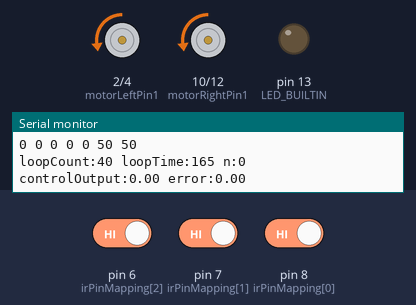
This sketch was run on a simulated Arduino Uno, built with avr-gcc and run on an emulated ATmega328P. On the bench: motor-driver pin pairs drawn as motors (green arrow = first pin HIGH = forward, orange = second pin HIGH = backward, longer = more drive, scaled by the enable pin), output pins drawn as LEDs (lit = HIGH), the last lines printed to the serial monitor. The inputs (shaded band) are chosen by the test bench; at power-on: pin 8 (irPinMapping[0]) HIGH, pin 6 (irPinMapping[2]) HIGH, pin 7 (irPinMapping[1]) HIGH.

Above: at 3.2 s.
3.3 s: pin 8 (irPinMapping[0]) driven LOW
At 4.6 s:
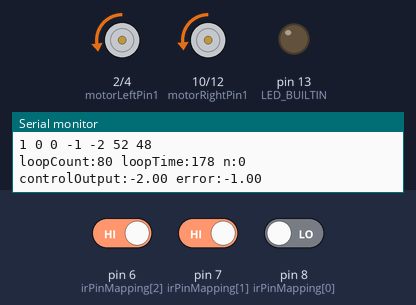
4.9 s: pin 6 (irPinMapping[2]) driven LOW
At 5.9 s:
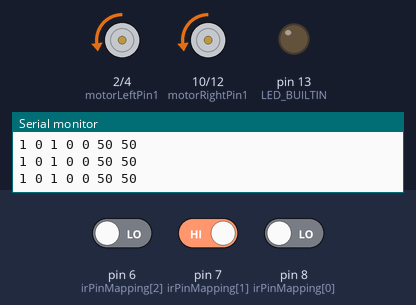
6.5 s: pin 8 (irPinMapping[0]) driven HIGH
At 7.0 s:
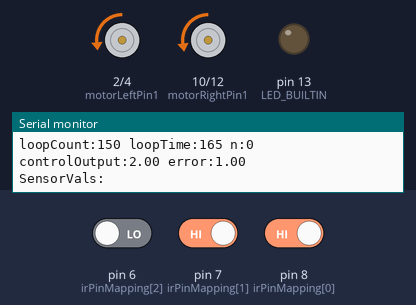
9.5 s: pin 6 (irPinMapping[2]) driven HIGH
At 10.3 s:
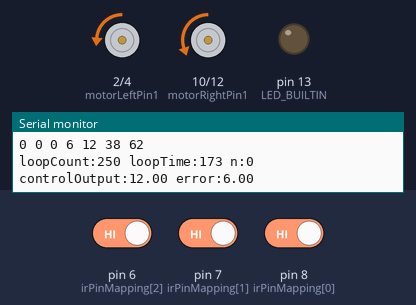
11.0 s: pin 7 (irPinMapping[1]) driven LOW
At 12.2 s:
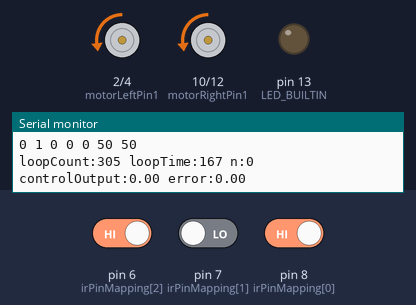
12.5 s: pin 6 (irPinMapping[2]) driven LOW and pin 7 (irPinMapping[1]) driven HIGH
At 13.4 s:
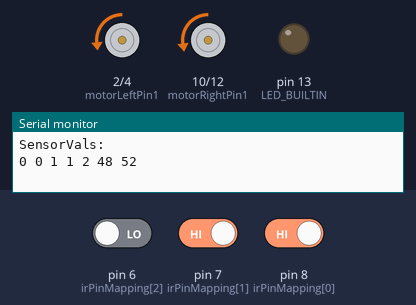
Timing chart, 0 to 15.5 s (numbered marks = the images above; inputs shaded):
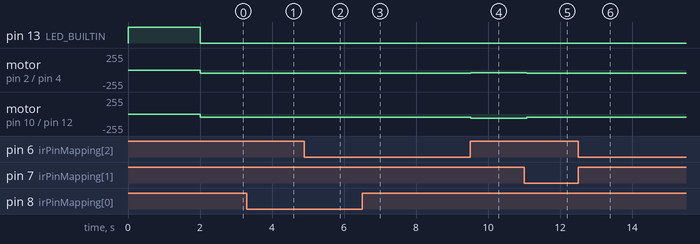

Measured:
- after the input at 3.3 s, motor on pin 2 (motorLeftPin1) / pin 4 (motorLeftPin2): backward 50/255 → backward 52/255 after 0.12 s; motor on pin 10 (motorRightPin1) / pin 12 (motorRightPin2): backward 50/255 → backward 48/255 after 0.12 s
- after the input at 4.9 s, motor on pin 2 (motorLeftPin1) / pin 4 (motorLeftPin2): backward 52/255 → backward 50/255 after 0.12 s; motor on pin 10 (motorRightPin1) / pin 12 (motorRightPin2): backward 48/255 → backward 50/255 after 0.12 s
- after the input at 6.5 s, motor on pin 2 (motorLeftPin1) / pin 4 (motorLeftPin2): backward 50/255 → backward 48/255 at once; motor on pin 10 (motorRightPin1) / pin 12 (motorRightPin2): backward 50/255 → backward 52/255 at once
- after the input at 9.5 s, motor on pin 2 (motorLeftPin1) / pin 4 (motorLeftPin2): backward 48/255 → backward 38/255 at once; motor on pin 10 (motorRightPin1) / pin 12 (motorRightPin2): backward 52/255 → backward 62/255 at once
- after the input at 11.0 s, motor on pin 2 (motorLeftPin1) / pin 4 (motorLeftPin2): backward 38/255 → backward 50/255 after 0.07 s; motor on pin 10 (motorRightPin1) / pin 12 (motorRightPin2): backward 62/255 → backward 50/255 after 0.07 s
- after the input at 12.5 s, motor on pin 2 (motorLeftPin1) / pin 4 (motorLeftPin2): backward 50/255 → backward 48/255 after 0.07 s; motor on pin 10 (motorRightPin1) / pin 12 (motorRightPin2): backward 50/255 → backward 52/255 after 0.07 s

The sketch:

bot_line_follower.ino
```cpp
#include <Servo.h>
#define DEBUG

#undef TEST_MOTOR_DIRECTIONS
#define DEBUG_WITH_3_SENSORS
#define WHITE_LINE
#define PD_CONTROL
constexpr int N = 5; // depth of history buffer
// IR sensor pins
#ifdef DEBUG_WITH_3_SENSORS
  #define MAX_IR_SENSORS 3
  const int irPinMapping[MAX_IR_SENSORS] = {8,7,6};
  int weights[MAX_IR_SENSORS] = {-1, 0, 1};
#else
  #define MAX_IR_SENSORS 5
  const int irPinMapping[MAX_IR_SENSORS] = {9,8,7,6,5};
  int weights[MAX_IR_SENSORS] = {-4, -1, 0, 1, 4};
#endif

#ifdef DEBUG
  #define MAX_COLUMNS MAX_IR_SENSORS+4
  int irSensorVal[N][MAX_COLUMNS]; // maintain history with error vals
#else
  #define MAX_COLUMNS MAX_IR_SENSORS
  int irSensorVal[N][MAX_IR_SENSORS];
#endif

int n = 0; // buffer number in irSensorVal
// ---------------- Motor Pins ----------------
const int motorLeftPin1 = 2;
const int motorLeftPin2 = 4;
const int ena = 3;

const int motorRightPin1 = 10;
const int motorRightPin2 = 12;
const int enb = 11;

// Controller Configuration
// PD
float Kp = 2.0;
float Kd = 30;
float error =0;
int lastError = 0; // Derivative ctrl variables
float controlOutput = 0;
unsigned long lastTime = 0;
const int maxMotorPWMVal = 70; //110; // max can be 255
const int minMotorPWMVal = 30; // deadband of motor
const int baseMotorSpeed = 50; //70; // base speed for error correction

// if else ctrl variables
const int defaultforwardSpeed = 75; //80;
const int defaultTraceBackSpeed = 75;// 70;
const int botTurningSpeed = 75; //70;
const int defaultSearchLineSpeed = 75; //55;
int lastDirection = 0; // -1 Left, 1 Right, 0 Center


unsigned long loopCount = 0;
unsigned long dbgLoopTime = 0;

void setup()
{
  pinMode(motorLeftPin1, OUTPUT);
  pinMode(motorLeftPin2, OUTPUT);
  pinMode(ena, OUTPUT);

  pinMode(motorRightPin1, OUTPUT);
  pinMode(motorRightPin2, OUTPUT);
  pinMode(enb, OUTPUT);

  for(int i = 0; i< MAX_IR_SENSORS; i++){
    pinMode(irPinMapping[i], INPUT);
  }
  pinMode(LED_BUILTIN, OUTPUT);
  Serial.begin(9600);
  lastTime = millis();

  //stop the motors
  digitalWrite(motorLeftPin1, LOW);
  digitalWrite(motorLeftPin2, LOW);

  digitalWrite(motorRightPin1, LOW);
  digitalWrite(motorRightPin2, LOW);
  analogWrite(ena, 0);
  analogWrite(enb, 0);

  digitalWrite(LED_BUILTIN,HIGH);
  delay(2000);
  digitalWrite(LED_BUILTIN,LOW);
  #ifdef TEST_MOTOR_DIRECTIONS
    //updateDiffDriveMotors(70,-70); //working
    //ctrlMotorMoves(defaultforwardSpeed, defaultforwardSpeed, true, true); //drifting left
    //ctrlMotorMoves(botTurningSpeed / 2, botTurningSpeed, true, true); // goes in circle
    //ctrlMotorMoves(botTurningSpeed, botTurningSpeed / 2, true, true); // right circle larger than left circle.
    //ctrlMotorMoves(defaultTraceBackSpeed, defaultTraceBackSpeed, false, true); // left turn , left wheel stationary (fix added)
    ctrlMotorMoves(defaultTraceBackSpeed, defaultTraceBackSpeed, true, false); // right turn, left wheel moves back
  #endif
}

void loop() {
  loopCount++;
  // for profiling the code
  unsigned long currentTime = millis();
  unsigned long loopTime = currentTime - lastTime;
  lastTime = currentTime;
  //Add  loop here
  #ifndef TEST_MOTOR_DIRECTIONS
    #ifdef PD_CONTROL
      int ctrlMode = 1; //1--> PD control, 0--> if else logic  //digitalRead(ctrlModeSelectPin);
    #else
      int ctrlMode = 0;
    #endif
    readIRSensors(n); // read all the sensors and store values in nth Buffer

    if(ctrlMode){
      error = calculateError(n);
      int ddt = error - lastError;
      controlOutput = (Kp * error) + (Kd * ddt);
      lastError = error;
      int leftSpeed = baseMotorSpeed - controlOutput;
      int rightSpeed = baseMotorSpeed + controlOutput;
      updateDiffDriveMotors(leftSpeed,rightSpeed);
      #ifdef DEBUG
        irSensorVal[n][MAX_IR_SENSORS] = error;
        irSensorVal[n][MAX_IR_SENSORS+1] = controlOutput;
      #endif
    } else{
      controlLogicIfElse(n);
    }
  #endif
  // update the buffer number you need for next iteration of reading.
  n++;
  if(n >= N) n = 0;
  #ifdef DEBUG
    // debug information to serial port
    dbgLoopTime = dbgLoopTime + loopTime;
    if(!(loopCount % N)){
      Serial.println("loopCount:" + String(loopCount) +  " loopTime:" +  String(dbgLoopTime) + " n:" + String(n) + " controlOutput:" + String(controlOutput) + " error:"+String(error));
      //loopCount = 0;
      dbgLoopTime = 0;
      Serial.println("SensorVals:");
      for(int i = 0; i< N; i++){
        for(int j = 0; j < MAX_COLUMNS ; j++){
          Serial.print(String(irSensorVal[i][j])+" ");
        }
        Serial.print("\n");
      }
    }// basic debug loop takes around 100 92 clock cycles @ 16MHz.
  #endif
}

void readIRSensors(int n){
  // read all the IR sensors DEFAULT // Black surface gives out HIGH // White surfce gives out LOW
  for(int i = 0; i< MAX_IR_SENSORS; i++){
    #ifdef WHITE_LINE
      irSensorVal[n][i] = !digitalRead(irPinMapping[i]); // inverting - White gives one
    #else
      irSensorVal[n][i] = digitalRead(irPinMapping[i]); // storing data as is for following black line
    #endif
  }
}

int calculateError(int n) {
  int activeSensors = 0;
  long totalWeight = 0;
  for (int i = 0; i < MAX_IR_SENSORS; i++) {
    if (irSensorVal[n][i] == HIGH) { //int weights[MAX_IR_SENSORS] = {-4, -1, 0, 1, 4};
      totalWeight += weights[i];
      #ifdef DEBUG
        //irSensorVal[n][i] = weights[i]; // debug buffer has weight only
      #endif
      activeSensors++;
    }
  }
  if (activeSensors == 0) {   // sharp turn handling, when sensors leave lines
    if (lastError < 0) return -6; // Forces immediate hard reverse pivot on left wheel
    if (lastError > 0) return 6;  // Forces immediate hard reverse pivot on right wheel
    return 0;
  }
  return totalWeight / activeSensors;
}

int constraint(int val, int minVal, int maxVal){
  if (val < minVal) return(minVal);
  if (val > maxVal) return(maxVal);
  return val;
}

// update motors
void updateDiffDriveMotors(int leftMotorSpeed,int rightMotorSpeed){
  if(leftMotorSpeed>=0) {
    digitalWrite(motorLeftPin1, LOW);
    digitalWrite(motorLeftPin2, HIGH);
  } else {
    digitalWrite(motorLeftPin1, HIGH);
    digitalWrite(motorLeftPin2, LOW);
    leftMotorSpeed = abs(leftMotorSpeed);
  }
  leftMotorSpeed = constraint(leftMotorSpeed,minMotorPWMVal,maxMotorPWMVal);

  if(rightMotorSpeed>=0) {
    digitalWrite(motorRightPin1, LOW);
    digitalWrite(motorRightPin2, HIGH);
  }else{
    digitalWrite(motorRightPin1, HIGH);
    digitalWrite(motorRightPin2, LOW);
    rightMotorSpeed = abs(rightMotorSpeed);
  }
  rightMotorSpeed = constraint(rightMotorSpeed,minMotorPWMVal,maxMotorPWMVal);
  analogWrite(ena, leftMotorSpeed);
  analogWrite(enb, rightMotorSpeed);
  #ifdef DEBUG
    irSensorVal[n][MAX_IR_SENSORS+2] = leftMotorSpeed;
    irSensorVal[n][MAX_IR_SENSORS+3] = rightMotorSpeed;
  #endif
}

void controlLogicIfElse(int n){
    int irLeftOut = irSensorVal[n][0];
    int irLeftIn  = irSensorVal[n][1];
    int irMiddle  = irSensorVal[n][2];

    //#ifndef DEBUG_WITH_3_SENSORS
      int irRightIn = irSensorVal[n][3];
      int irRightOut= irSensorVal[n][4];
    //#endif

    if (irMiddle == HIGH && irLeftIn == LOW && irRightIn == LOW) {
      ctrlMotorMoves(defaultforwardSpeed, defaultforwardSpeed, true, true);
      lastDirection = 0;
    }
    else if (irLeftIn == HIGH && irLeftOut == LOW && irRightIn == LOW) {
      ctrlMotorMoves(3/4*botTurningSpeed, botTurningSpeed, true, true);
      lastDirection = -1;
    }
    else if (irRightIn == HIGH && irRightOut == LOW && irLeftIn == LOW) {
      ctrlMotorMoves(3/4*botTurningSpeed, botTurningSpeed / 2, true, true);
      lastDirection = 1;
    }
    else if (irLeftOut == HIGH) {
      ctrlMotorMoves(defaultTraceBackSpeed, defaultTraceBackSpeed, false, true);
      lastDirection = -1;
    }
    else if (irRightOut == HIGH) {
      ctrlMotorMoves(defaultTraceBackSpeed, defaultTraceBackSpeed, true, false);
      lastDirection = 1;
    }
    else if (irLeftOut == LOW && irLeftIn == LOW && irMiddle == LOW && irRightIn == LOW && irRightOut == LOW) {
      digitalWrite(LED_BUILTIN,HIGH);
      if (lastDirection == -1) {
        ctrlMotorMoves(defaultTraceBackSpeed, defaultTraceBackSpeed, false, true);
      }
      else if (lastDirection == 1) {
        ctrlMotorMoves(defaultTraceBackSpeed, defaultTraceBackSpeed, true, false);
      }
      else {
        ctrlMotorMoves(defaultSearchLineSpeed, defaultSearchLineSpeed, true, true);
      }
    }
}
void ctrlMotorMoves(int leftSpeed, int rightSpeed, bool leftForward, bool rightForward) {
  if (leftForward == true) {
    digitalWrite(motorLeftPin1, LOW);
    digitalWrite(motorLeftPin2, HIGH);
  } else {
    digitalWrite(motorLeftPin1, HIGH);
    digitalWrite(motorLeftPin2, LOW);
  }
  analogWrite(ena, leftSpeed);
  if(rightForward == true) {
    digitalWrite(motorRightPin1, LOW);
    digitalWrite(motorRightPin2, HIGH);
  } else {
    digitalWrite(motorRightPin1, HIGH);
    digitalWrite(motorRightPin2, LOW);
  }
  analogWrite(enb, rightSpeed);
}
```
